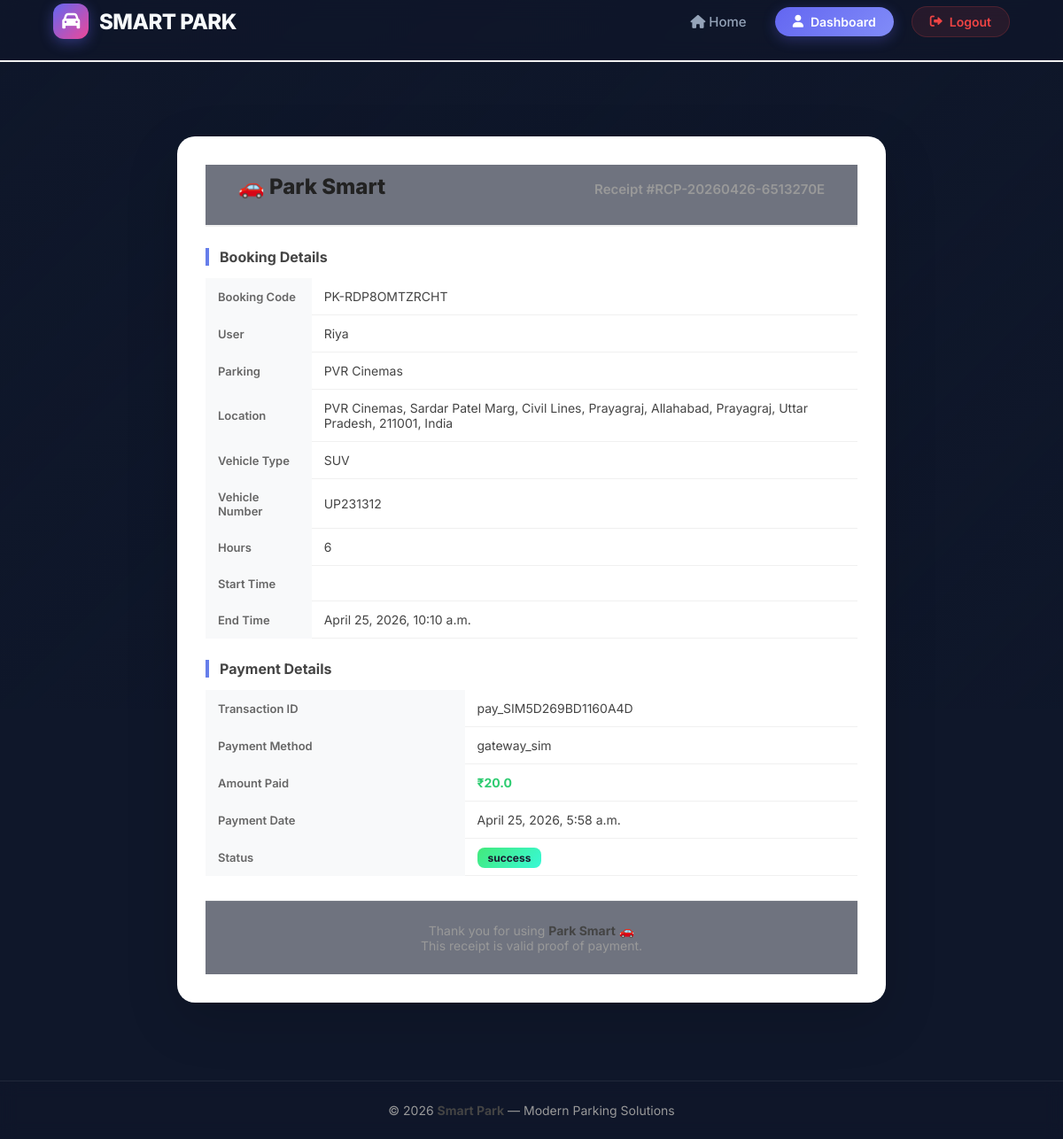
/receipt/generate/17/ (signed in), run on the app's committed database.
### parking/models.py (models this page shows, shortened)
class Booking(models.Model):
    user = models.ForeignKey(User, on_delete=models.CASCADE)
    parking = models.ForeignKey(Parking, on_delete=models.CASCADE)
    vehicle_type = models.CharField(max_length=20, choices=VEHICLE_CHOICES)
    vehicle_number = models.CharField(max_length=20)
    booking_code = models.CharField(max_length=20, unique=True, editable=False)
    assigned_slot = models.CharField(max_length=10, blank=True, null=True)
    hours = models.IntegerField(default=1)
    total_price = models.FloatField(blank=True, null=True)
    booking_time = models.DateTimeField(auto_now_add=True)
    start_time = models.DateTimeField(null=True, blank=True)
    end_time = models.DateTimeField(null=True, blank=True)
    payment_timing = models.CharField(max_length=15, choices=PAYMENT_TIMING_CHOICES, default='pay_now')
    is_active = models.BooleanField(default=True)
    status = models.CharField(max_length=20, choices=BOOKING_STATUS_CHOICES, default='booked')
    is_checked_out = models.BooleanField(default=False)
    actual_exit_time = models.DateTimeField(null=True, blank=True)
    overstay_penalty = models.FloatField(default=0)
    rating = models.IntegerField(null=True, blank=True)

class Parking(models.Model):
    provider = models.ForeignKey(User, on_delete=models.CASCADE)
    parking_name = models.CharField(max_length=100)
    location = models.CharField(max_length=200)
    latitude = models.FloatField(null=True, blank=True)
    longitude = models.FloatField(null=True, blank=True)
    bike_slots = models.IntegerField(default=0)
    car_slots = models.IntegerField(default=0)
    suv_slots = models.IntegerField(default=0)
    truck_slots = models.IntegerField(default=0)
    available_bike_slots = models.IntegerField(default=0)
    available_car_slots = models.IntegerField(default=0)
    available_suv_slots = models.IntegerField(default=0)
    available_truck_slots = models.IntegerField(default=0)
    bike_price = models.FloatField(default=0)
    car_price = models.FloatField(default=0)
    suv_price = models.FloatField(default=0)
    truck_price = models.FloatField(default=0)
    bike_free_slots = models.IntegerField(default=0)
    car_free_slots = models.IntegerField(default=0)
    suv_free_slots = models.IntegerField(default=0)
    truck_free_slots = models.IntegerField(default=0)
    bike_first_free_limit = models.IntegerField(default=0)
    car_first_free_limit = models.IntegerField(default=0)
    suv_first_free_limit = models.IntegerField(default=0)
    truck_first_free_limit = models.IntegerField(default=0)
    used_bike_free_today = models.IntegerField(default=0)
    used_car_free_today = models.IntegerField(default=0)
    used_suv_free_today = models.IntegerField(default=0)
    used_truck_free_today = models.IntegerField(default=0)
    used_bike_first_free_today = models.IntegerField(default=0)
    used_car_first_free_today = models.IntegerField(default=0)
    used_suv_first_free_today = models.IntegerField(default=0)
    used_truck_first_free_today = models.IntegerField(default=0)
    last_reset_date = models.DateField(null=True, blank=True)

class PaymentTransaction(models.Model):
    payment = models.ForeignKey(Payment, on_delete=models.CASCADE, related_name='transactions')
    amount = models.FloatField()
    transaction_type = models.CharField(max_length=20, choices=[
        ('deposit', 'Deposit Payment'),
        ('balance', 'Balance Payment'),
        ('extension', 'Extension Payment'),
        ('refund', 'Refund'),
    ])
    status = models.CharField(max_length=20, choices=[
        ('success', 'Success'),
        ('failed', 'Failed'),
        ('pending', 'Pending'),
    ], default='pending')
    transaction_id = models.CharField(max_length=50, unique=True)
    payment_method = models.CharField(max_length=20, choices=PAYMENT_METHOD_CHOICES)
    created_at = models.DateTimeField(auto_now_add=True)

### parking/views.py (the view)
# urls.py: path('receipt/generate/<int:booking_id>/', views.receipt_generation, name='receipt_generation'),
@login_required
def receipt_generation(request, booking_id):
    booking = get_object_or_404(Booking, id=booking_id, user=request.user)
    transaction = PaymentTransaction.objects.filter(
        payment__booking=booking,
        status='success'
    ).order_by('-created_at').first()
    if not transaction:
        return HttpResponse("No transaction found")
    receipt_number = f"RCP-{timezone.now().strftime('%Y%m%d')}-{uuid.uuid4().hex[:8].upper()}"
    return render(request, 'receipt_generation.html', {
        'booking': booking,
        'transaction': transaction,
        'receipt_number': receipt_number
    })

### parking/templates/receipt_generation.html (shortened to what this page needs)
{% extends 'home.html' %}
{% block content %}
<div class="receipt-container">
<div class="receipt-card">
    <div class="header"><h1>🚗 Park Smart</h1><div class="receipt-number">Receipt #{{ receipt_number }}</div></div>
    <h3>Booking Details</h3>
    <table>
        <tr><th>Booking Code</th><td>{{ booking.booking_code }}</td></tr>
        <tr><th>User</th><td>{{ booking.user.get_full_name|default:booking.user.username }}</td></tr>
        <tr><th>Parking</th><td>{{ booking.parking.parking_name }}</td></tr>
        <tr><th>Location</th><td>{{ booking.parking.location }}</td></tr>
        <tr><th>Vehicle Type</th><td>{{ booking.vehicle_type }}</td></tr>
        <tr><th>Vehicle Number</th><td>{{ booking.vehicle_number }}</td></tr>
        <tr><th>Hours</th><td>{{ booking.hours }}</td></tr>
        <tr><th>Start Time</th><td>{{ booking.created_at }}</td></tr>
        <tr><th>End Time</th><td>{{ booking.end_time }}</td></tr>
    </table>
    <h3>Payment Details</h3>
    <table>
        <tr><th>Transaction ID</th><td>{{ transaction.transaction_id }}</td></tr>
        <tr><th>Payment Method</th><td>{{ transaction.payment_method }}</td></tr>
        <tr><th>Amount Paid</th><td class="amount">₹{{ transaction.amount }}</td></tr>
        <tr><th>Payment Date</th><td>{{ transaction.created_at }}</td></tr>
        <tr><th>Status</th><td><span class="badge success">{{ transaction.status }}</span></td></tr>
    </table>
    <div class="footer">Thank you for using <strong>Park Smart</strong> 🚗<br>This receipt is valid proof of payment.</div>
</div>
</div>
{% endblock %}

### parking/templates/home.html (style rules this page uses)
:root { --primary: #6366f1; --primary-hover: #4f46e5; --secondary: #ec4899; --bg-dark: #0f172a; --text-light: #f8fafc; --text-muted: #94a3b8; --glass-bg: rgba(15, 23, 42, 0.6); --glass-border: rgba(255, 255, 255, 0.08); }
* { margin: 0; padding: 0; box-sizing: border-box; font-family: 'Inter', sans-serif; }
body { min-height: 100vh; display: flex; flex-direction: column; background-color: var(--bg-dark); color: var(--text-light); overflow-x: hidden; }
.header { position: sticky; top: 0; z-index: 1000; height: 70px; display: flex; justify-content: space-between; align-items: center; padding: 0 5%; background: var(--glass-bg); backdrop-filter: blur(12px); -webkit-backdrop-filter: blur(12px); border-bottom: 1px solid var(--glass-border); transition: all 0.3s ease; }
.footer { padding: 24px; text-align: center; color: var(--text-muted); font-size: 14px; background: var(--glass-bg); backdrop-filter: blur(10px); border-top: 1px solid var(--glass-border); margin-top: auto; }
.footer strong { color: var(--primary); }

### parking/templates/receipt_generation.html (style rules this page uses)
.receipt-container { max-width:800px; margin:20px auto; animation:fadeInUp 0.5s ease; }
.receipt-card { background:#fff; padding:32px; border-radius:20px; box-shadow:0 20px 60px rgba(0,0,0,0.15); }
.header { text-align:center; border-bottom:2px solid #f0f0f0; padding-bottom:20px; margin-bottom:24px; }
.header h1 { margin:0; color:#222; font-size:24px; font-weight:800; }
.receipt-number { font-size:15px; font-weight:600; color:#999; margin-top:6px; }
h3 { margin-top:24px; color:#444; font-size:16px; border-left:4px solid #667eea; padding-left:12px; margin-bottom:14px; }
table { width:100%; border-collapse:collapse; margin-top:8px; }
th { background:#f8f9fa; text-align:left; padding:12px 14px; color:#666; font-size:13px; font-weight:600; }
td { padding:12px 14px; border-bottom:1px solid #f0f0f0; color:#444; font-size:14px; }
.amount { color:#2ecc71; font-weight:700; }
.footer { text-align:center; margin-top:28px; color:#999; font-size:14px; }
.footer strong { color:#444; }
.badge { padding:4px 12px; border-radius:8px; font-size:12px; font-weight:700; }
.success { background:linear-gradient(135deg, #43e97b, #38f9d7); color:#1a1a2e; }

### data on the page
Booking: booking_code "PK-RDP8OMTZRCHT", user.get_full_name "Riya", parking.parking_name "PVR Cinemas", parking.location "PVR Cinemas, Sardar Patel Marg, Civil Lines, Prayagraj, Allahabad, Prayagraj, Uttar Pradesh, 211001, India", vehicle_type "SUV", vehicle_number "UP231312", hours "6", end_time "April 25, 2026, 10:10 a.m."

### other printed values
{{ receipt_number }} "RCP-20260426-6513270E"
